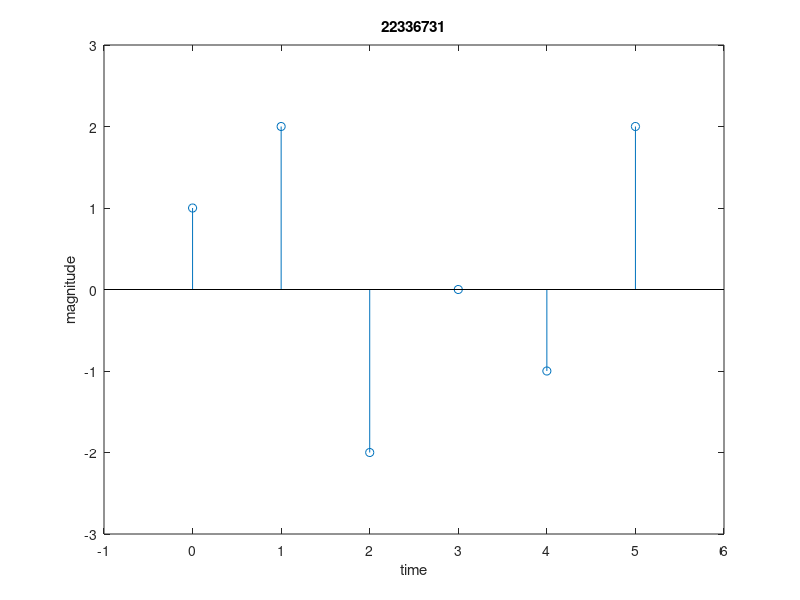

This figure's MATLAB source:


clear all
close all

%Shane O'Donnell

%22336731

%Lab Group - n/a

%Task 1

x = [1 2 -2 0 -1 2]; %n2s matlab arrays start at index 1 not 0 like in cpp

%Task 2

t = [0 1 2 3 4 5]; % alt is t = 0:5;

%Task 3

figure
stem(t, x)

%Task 4

title('22336731') % Figure title
xlabel('time')
ylabel('magnitude')


%Task 5
time_lower_bound = min(t) - 1;
time_upper_bound = max(t) + 1;

y_lower_bound = min(x) - 1;
y_upper_bound = max(x) + 1;

xlim([time_lower_bound time_upper_bound]) % increase range of both axees by one 
ylim([y_lower_bound y_upper_bound]) % 

%Task 6

%a = zeros(1,2);
xDelayed = horzcat(zeros(1,2),x);

%Task 7




%Task 8



%Task 9



%Task 10



%Task 11



%Task 12


%Task 13
